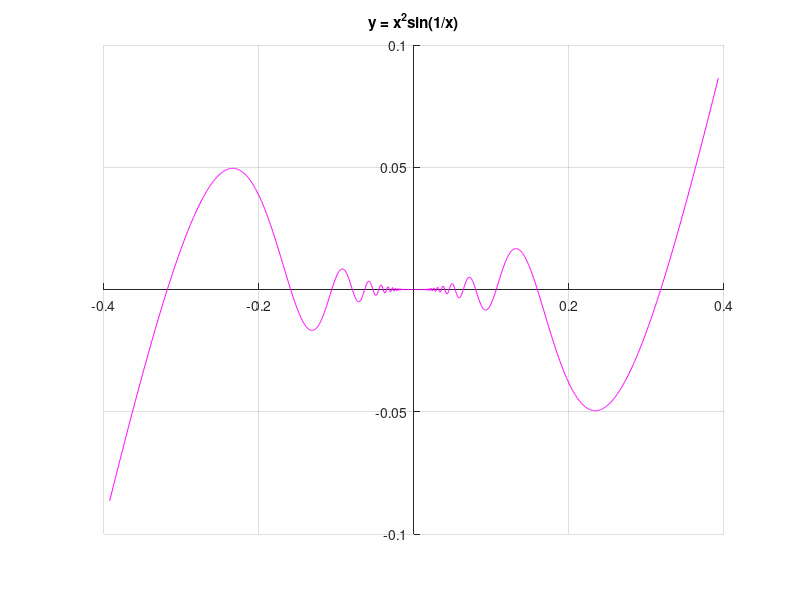
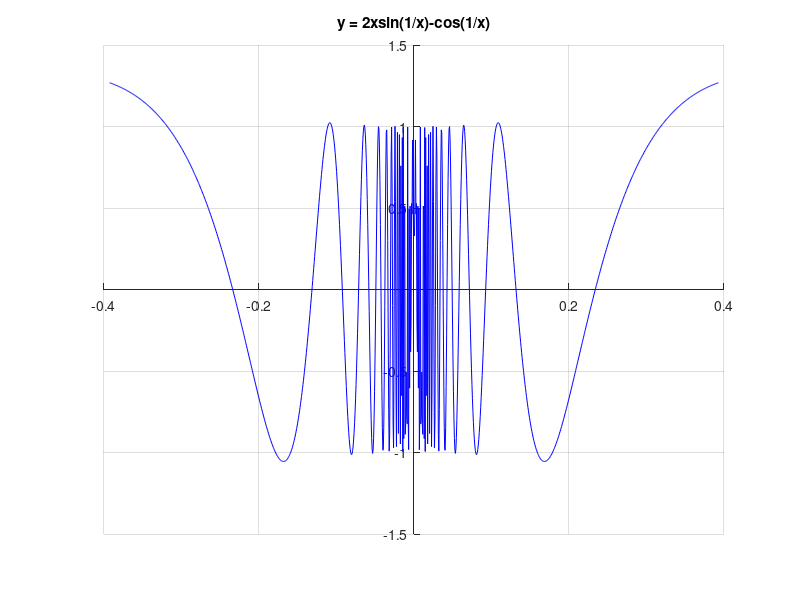

The MATLAB source for these figures, in order:
clc;
clear;
figure(1);
length = pi/8;
step = pi/5000;
x = -length:step:length;
y1 = x.^2.*sin(1./x);
plot(x, y1, 'm-');
set(gca,'XAxisLocation','origin','YAxisLocation','origin');
grid on; %显示网格线 grid off即不显示网格线
title('y = x^2sin(1/x)'); %在图形上面显示名字
box off;
figure(2);
y2 = 2*x.*sin(1./x)-cos(1./x);
plot(x, y2, 'b-');
set(gca,'XAxisLocation','origin','YAxisLocation','origin');
grid on; %显示网格线 grid off即不显示网格线
title('y = 2xsin(1/x)-cos(1/x)'); %在图形上面显示名字
box off;
